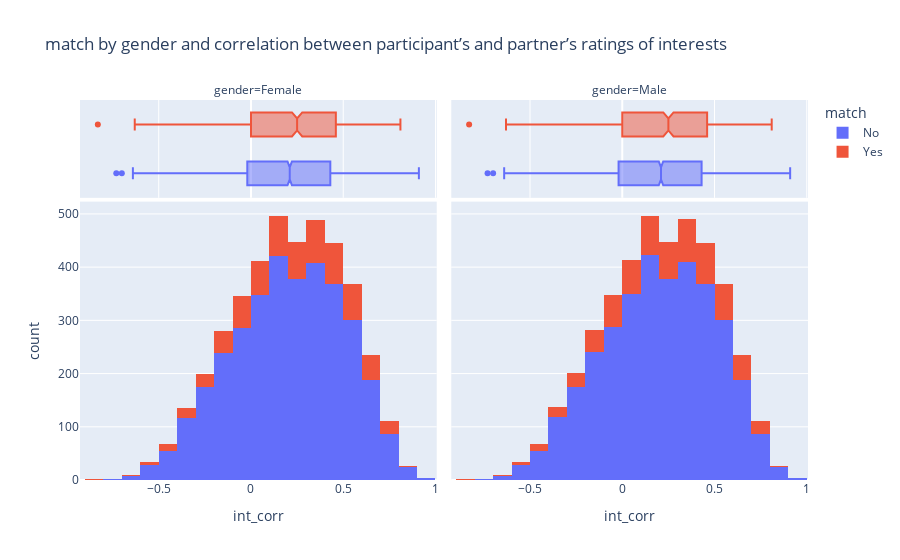

The cell this chart's notebook holds for it:
### Markdown cell above
No influence

### Code cell
fig = px.histogram(dataset,
                    x = "int_corr",
                    color = "match",
                    facet_col = 'gender',
                    marginal="box",
                    nbins = 20,
                    title = "match by gender and correlation between participant’s and partner’s ratings of interests",
                    )
fig.show()

### Figure 1 — Plotly figure (JSON) as saved in the notebook; plotly's stock layout.template omitted (floating-point values rounded to 4 significant figures; data arrays with more than 128 entries replaced by an {"elided": "..."} marker saying what was removed)
{"data": [{"alignmentgroup": "True", "bingroup": "x", "hovertemplate": "match=No<br>gender=Female<br>int_corr=%{x}<br>count=%{y}<extra></extra>", "legendgroup": "No", "marker": {"color": "#636efa"}, "name": "No", "nbinsx": 20, "offsetgroup": "No", "orientation": "v", "showlegend": true, "type": "histogram", "x": {"elided": "3494 float values"}, "xaxis": "x", "yaxis": "y"}, {"alignmentgroup": "True", "hovertemplate": "match=No<br>gender=Female<br>int_corr=%{x}<extra></extra>", "legendgroup": "No", "marker": {"color": "#636efa"}, "name": "No", "notched": true, "offsetgroup": "No", "showlegend": false, "type": "box", "x": {"elided": "3494 float values"}, "xaxis": "x3", "yaxis": "y3"}, {"alignmentgroup": "True", "bingroup": "x", "hovertemplate": "match=No<br>gender=Male<br>int_corr=%{x}<br>count=%{y}<extra></extra>", "legendgroup": "No", "marker": {"color": "#636efa"}, "name": "No", "nbinsx": 20, "offsetgroup": "No", "orientation": "v", "showlegend": false, "type": "histogram", "x": {"elided": "3504 float values"}, "xaxis": "x2", "yaxis": "y2"}, {"alignmentgroup": "True", "hovertemplate": "match=No<br>gender=Male<br>int_corr=%{x}<extra></extra>", "legendgroup": "No", "marker": {"color": "#636efa"}, "name": "No", "notched": true, "offsetgroup": "No", "showlegend": false, "type": "box", "x": {"elided": "3504 float values"}, "xaxis": "x4", "yaxis": "y4"}, {"alignmentgroup": "True", "bingroup": "x", "hovertemplate": "match=Yes<br>gender=Female<br>int_corr=%{x}<br>count=%{y}<extra></extra>", "legendgroup": "Yes", "marker": {"color": "#EF553B"}, "name": "Yes", "nbinsx": 20, "offsetgroup": "Yes", "orientation": "v", "showlegend": true, "type": "histogram", "x": {"elided": "690 float values"}, "xaxis": "x", "yaxis": "y"}, {"alignmentgroup": "True", "hovertemplate": "match=Yes<br>gender=Female<br>int_corr=%{x}<extra></extra>", "legendgroup": "Yes", "marker": {"color": "#EF553B"}, "name": "Yes", "notched": true, "offsetgroup": "Yes", "showlegend": false, "type": "box", "x": {"elided": "690 float values"}, "xaxis": "x3", "yaxis": "y3"}, {"alignmentgroup": "True", "bingroup": "x", "hovertemplate": "match=Yes<br>gender=Male<br>int_corr=%{x}<br>count=%{y}<extra></extra>", "legendgroup": "Yes", "marker": {"color": "#EF553B"}, "name": "Yes", "nbinsx": 20, "offsetgroup": "Yes", "orientation": "v", "showlegend": false, "type": "histogram", "x": {"elided": "690 float values"}, "xaxis": "x2", "yaxis": "y2"}, {"alignmentgroup": "True", "hovertemplate": "match=Yes<br>gender=Male<br>int_corr=%{x}<extra></extra>", "legendgroup": "Yes", "marker": {"color": "#EF553B"}, "name": "Yes", "notched": true, "offsetgroup": "Yes", "showlegend": false, "type": "box", "x": {"elided": "690 float values"}, "xaxis": "x4", "yaxis": "y4"}], "layout": {"annotations": [{"font": {}, "showarrow": false, "text": "gender=Female", "x": 0.245, "xanchor": "center", "xref": "paper", "y": 1, "yanchor": "bottom", "yref": "paper"}, {"font": {}, "showarrow": false, "text": "gender=Male", "x": 0.755, "xanchor": "center", "xref": "paper", "y": 1, "yanchor": "bottom", "yref": "paper"}], "barmode": "relative", "legend": {"title": {"text": "match"}, "tracegroupgap": 0}, "title": {"text": "match by gender and correlation between participant’s and partner’s ratings of interests"}, "xaxis": {"anchor": "y", "domain": [0, 0.49], "title": {"text": "int_corr"}}, "xaxis2": {"anchor": "y2", "domain": [0.51, 1], "matches": "x", "title": {"text": "int_corr"}}, "xaxis3": {"anchor": "y3", "domain": [0, 0.49], "matches": "x", "showgrid": true, "showticklabels": false}, "xaxis4": {"anchor": "y4", "domain": [0.51, 1], "matches": "x", "showgrid": true, "showticklabels": false}, "yaxis": {"anchor": "x", "domain": [0, 0.7326], "title": {"text": "count"}}, "yaxis2": {"anchor": "x2", "domain": [0, 0.7326], "matches": "y", "showticklabels": false}, "yaxis3": {"anchor": "x3", "domain": [0.7426, 1], "matches": "y3", "showgrid": false, "showline": false, "showticklabels": false, "ticks": ""}, "yaxis4": {"anchor": "x4", "domain": [0.7426, 1], "matches": "y3", "showgrid": false, "showline": false, "showticklabels": false, "ticks": ""}}}
